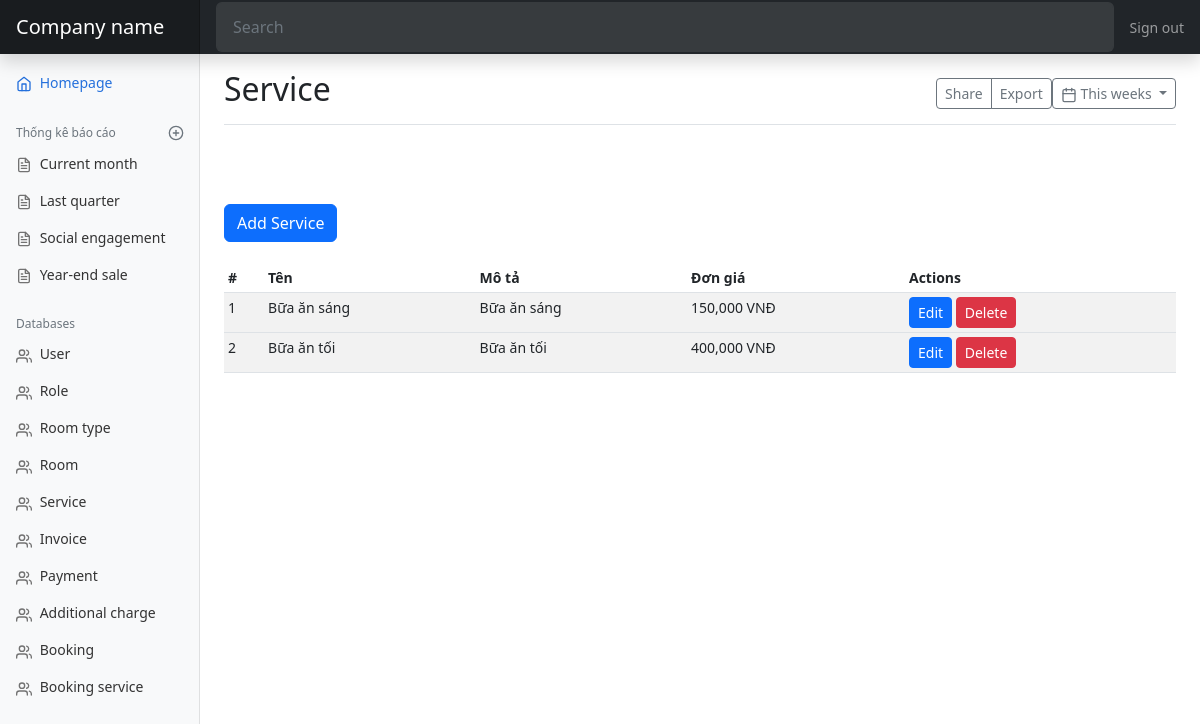
Page /service on the earlier database version.
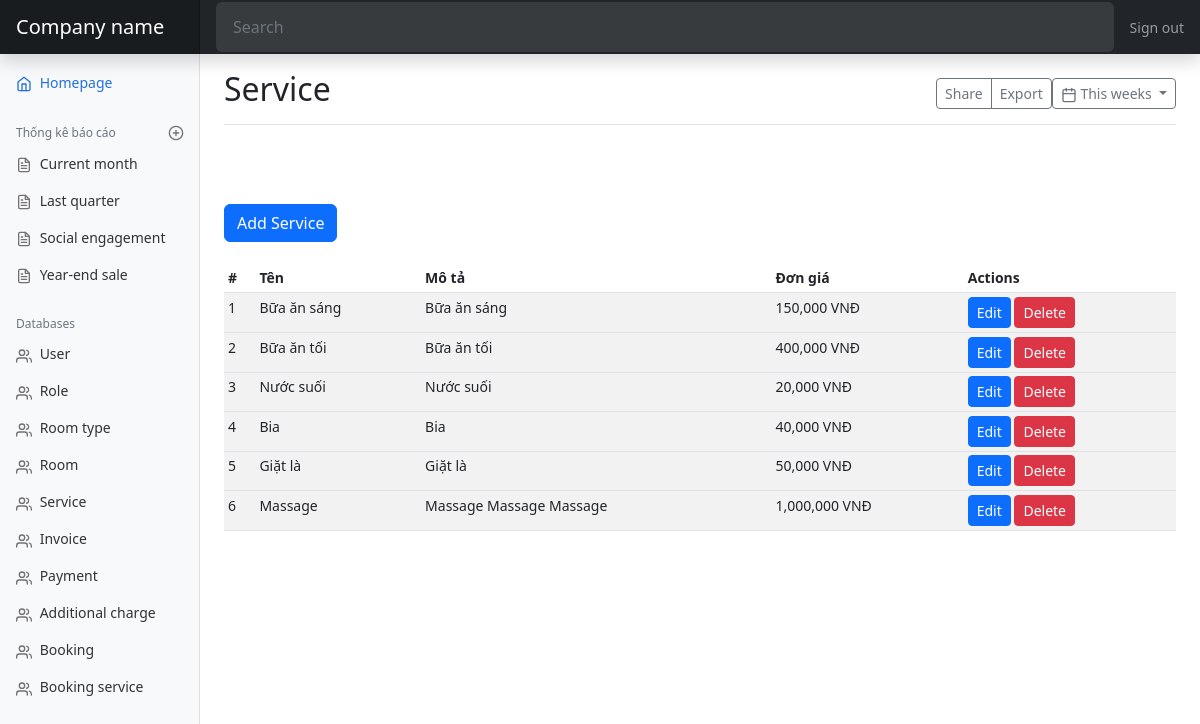
Same page on the later database version.
### models.py (models this page shows, shortened)
class Service(db.Model):
    id = db.Column(db.Integer, primary_key=True)
    name = db.Column(db.String(50))
    description = db.Column(db.Text)
    price = db.Column(db.DECIMAL)

### views.py (the view)
@app.route('/service')
def service_page():
    services = models.Service.query.all()
    return render_template('mdService.html', services=services)

### templates/mdService.html
{% extends 'admin.html' %}
{% block title %}Service{% endblock %}
{% block content %}
<a href="{{ url_for('add_service') }}" class="btn btn-primary" tabindex="-1" role="button">Add Service</a>
<br/>
<br/>
<div class="table-responsive">
  <table class="table table-striped table-sm">
    <thead>
      <tr>
        <th>#</th>
        <th>Tên</th>
        <th>Mô tả</th>
        <th>Đơn giá</th>
        <th>Actions</th>
      </tr>
    </thead>
    <tbody>
      {% for service in services %}
      <tr>
        <td>{{ service.id }}</td>
        <td>{{ service.name }}</td>
        <td>{{ service.description }}</td>
        <td>{{ "{:,.0f}".format(service.price) }} VNĐ</td>
        <td>
          <a href="{{ url_for('edit_service', service_id=service.id) }}" class="btn btn-primary btn-sm">Edit</a>
          <a href="{{ url_for('delete_service', service_id=service.id) }}" class="btn btn-danger btn-sm">Delete</a>
        </td>
      <tr>
        {% endfor %}
    </tbody>
  </table>
</div>
{% endblock %}

Differences in the rows shown:
added Service: id "3", name "Nước suối", description "Nước suối", price "20,000"
added Service: id "4", name "Bia", description "Bia", price "40,000"
added Service: id "5", name "Giặt là", description "Giặt là", price "50,000"
added Service: id "6", name "Massage", description "Massage Massage Massage", price "1,000,000"
